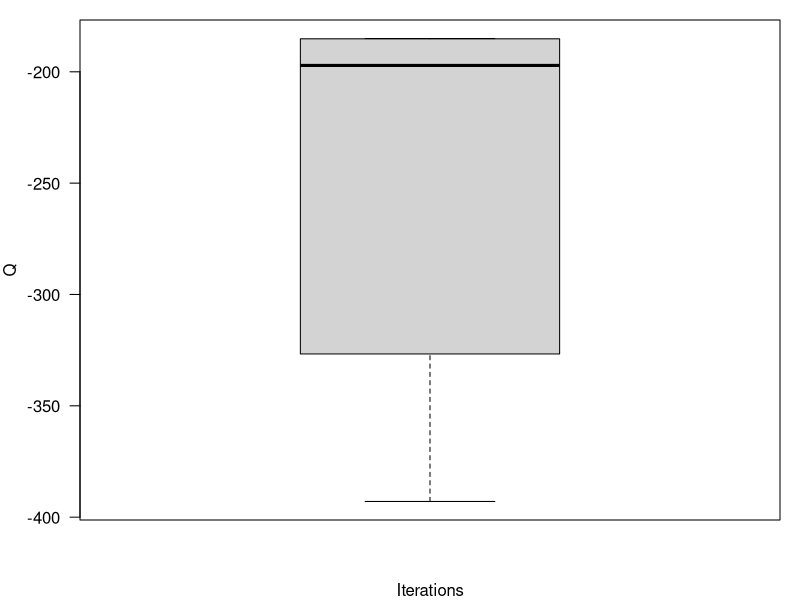
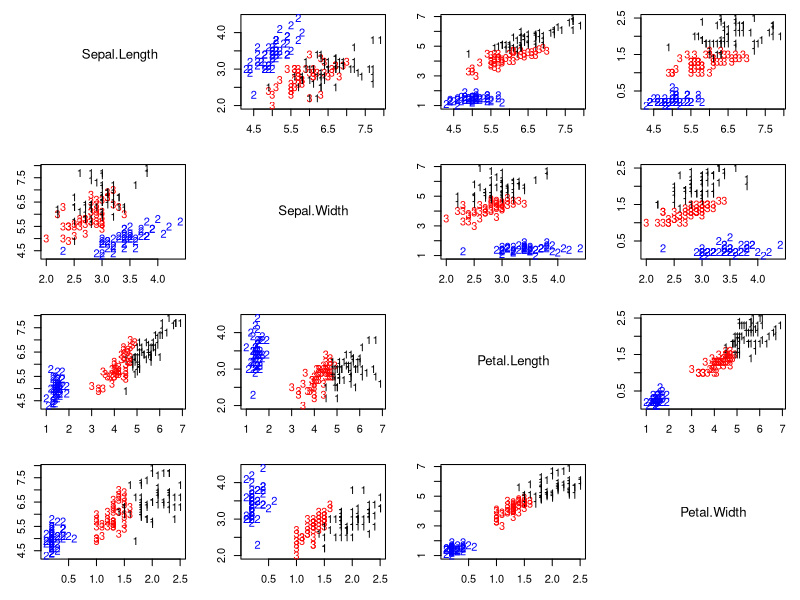
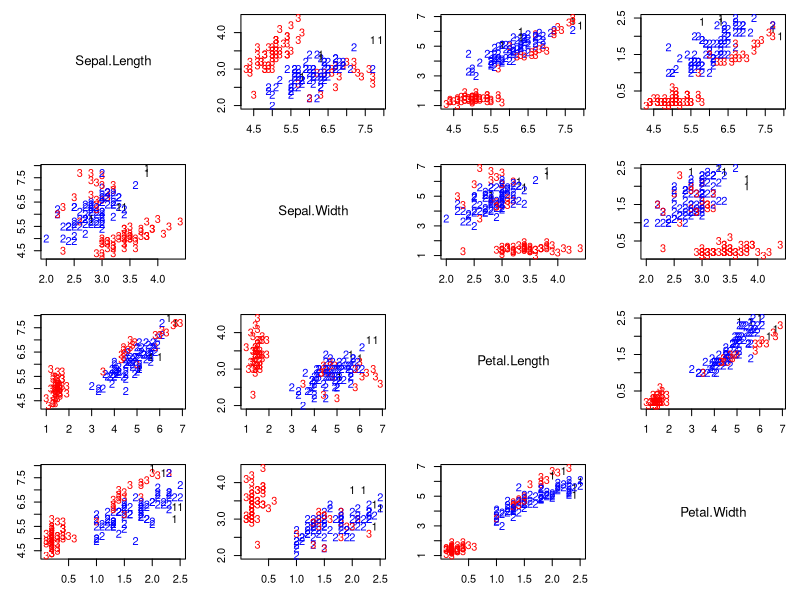
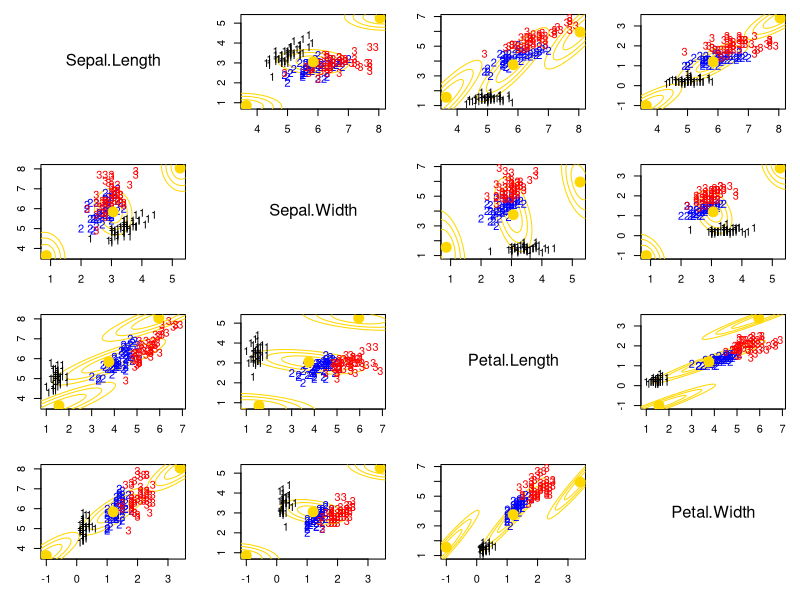

Write R code to recreate these figures, in order. (Note: this script raises an error after producing the figures.)
## ---- chunk 1
#| label: lst-numeric-stability-sample-code
## Consider a mixture of two normal distributions with equal weights (w1 = w2 = 1/2)
## Component 1 has mean 0 and standard deviation 1
## Component 2 has mean 1 and standard deviation 1
## The observation is x = 50
## What is Pr(c = 1 | x)?
dnorm(50, 0, 1)
dnorm(50, 1, 1)
dnorm(50, 0, 1)/(dnorm(50, 0, 1) + dnorm(50, 1, 1))


## What if x=3?  Two ways to do the calculation
## One way:  Direct calculation
z1 = dnorm(3, 0, 1)
z2 = dnorm(3, 1, 1)
z1/(z1+z2)
## A second way:  Compute in the logarithm scale, add b 
## to all values, and then exponentiate before standardizing
lz1 = dnorm(3, 0, 1, log=T)
lz2 = dnorm(3, 1, 1, log=T)
b = 3
exp(lz1+b)/(exp(lz1+b) + exp(lz2+b))

## Going back to the case x - 50:
## Wrong
lz1 = log(dnorm(50, 0, 1))
lz2 = log(dnorm(50, 1, 1))
b = max(lz1, lz2)
exp(lz1-b)/(exp(lz1-b) + exp(lz2-b))
## Wrong
lz1 = log(exp(-0.5*50^2)/sqrt(2*pi))
lz2 = log(exp(-0.5*49^2)/sqrt(2*pi))
b = max(lz1, lz2)
exp(lz1-b)/(exp(lz1-b) + exp(lz2-b))
## Right
lz1 = dnorm(50, 0, 1, log=TRUE)
lz2 = dnorm(50, 1, 1, log=TRUE)
b = max(lz1, lz2)
exp(lz1-b)/(exp(lz1-b) + exp(lz2-b))
## Also right (just more cumbersome)
lz1 = -0.5*log(2*pi) - 0.5*50^2
lz2 = -0.5*log(2*pi) - 0.5*49^2
b = max(lz1, lz2)
exp(lz1-b)/(exp(lz1-b) + exp(lz2-b))
## ---- chunk 2
#| label: lst-multimodality-sample-code-1

## Illustrating the fact that the likelihood for a mixture model is multimodal

### Loading data and setting up global variables
rm(list=ls())
library(mclust)
library(mvtnorm)

### Defining a custom function to create pair plots
### This is an alternative to the R function pairs() that allows for 
### more flexibility. In particular, it allows us to use text to label 
### the points
pairs2 = function(x, col="black", pch=16, labels=NULL, names = colnames(x)){
  n = dim(x)[1]
  p = dim(x)[2]
  par(mfrow=c(p,p))
  for(k in 1:p){
    for(l in 1:p){
      if(k!=l){
        par(mar=c(3,3,1,1)+0.1)
        plot(x[,k], x[,l], type="n", xlab="", ylab="")
        if(is.null(labels)){
          points(x[,k], x[,l], pch=pch, col=col)
        }else{
          text(x[,k], x[,l], labels=labels, col=col)
        }
      }else{
        plot(seq(0,5), seq(0,5), type="n", xlab="", ylab="", axes=FALSE)
        text(2.5,2.5,names[k], cex=1.2)
      }
    }
  }
}


## Setup data
data(iris)
x       = as.matrix(iris[,-5])
n       = dim(x)[1]
p       = dim(x)[2]       # Number of features
KK      = 3
epsilon = 0.0000001
par(mfrow=c(1,1))
par(mar=c(4,4,1,1))
colscale = c("black","blue","red")
shortnam  = c("s","c","g")

# Initialize the parameters of the algorithm
set.seed(63252)

numruns = 15
v.sum   = array(0, dim=c(numruns, n, KK))
QQ.sum  = rep(0, numruns)

for(ss in 1:numruns){
  w   = rep(1,KK)/KK  #Assign equal weight to each component to start with
  #mu  = as.matrix(aggregate(x, list(iris[,5]), mean)[,2:5])  # Initialize in the true values
  #Sigma      = array(0, dim=c(KK,p,p))  #Initial variances are assumed to be the same
  #Sigma[1,,] = var(x[iris[,5]=="setosa",])
  #Sigma[2,,] = var(x[iris[,5]=="versicolor",])
  #Sigma[3,,] = var(x[iris[,5]=="virginica",])
  mu  = rmvnorm(KK, apply(x,2,mean), 3*var(x))   #Cluster centers randomly spread over the support of the data
  Sigma      = array(0, dim=c(KK,p,p))  #Initial variances are assumed to be the same
  Sigma[1,,] = var(x)
  Sigma[2,,] = var(x)
  Sigma[3,,] = var(x)
  
  sw     = FALSE
  QQ     = -Inf
  QQ.out = NULL
  s      = 0
  
  while(!sw){
    ## E step
    v = array(0, dim=c(n,KK))
    for(k in 1:KK){  #Compute the log of the weights
      v[,k] = log(w[k]) + dmvnorm(x, mu[k,], Sigma[k,,], log=TRUE) 
    }
    for(i in 1:n){
      v[i,] = exp(v[i,] - max(v[i,]))/sum(exp(v[i,] - max(v[i,])))  #Go from logs to actual weights in a numerically stable manner
    }
    
    ## M step
    w = apply(v,2,mean)
    mu = matrix(0, nrow=KK, ncol=p)
    for(k in 1:KK){
      for(i in 1:n){
        mu[k,]    = mu[k,] + v[i,k]*x[i,]
      }
      mu[k,] = mu[k,]/sum(v[,k])
    }
    Sigma = array(0,dim=c(KK, p, p))
    for(k in 1:KK){
      for(i in 1:n){
        Sigma[k,,] = Sigma[k,,] + v[i,k]*(x[i,] - mu[k,])%*%t(x[i,] - mu[k,])
      }
      Sigma[k,,] = Sigma[k,,]/sum(v[,k])
    }
    
    ##Check convergence
    QQn = 0
    for(i in 1:n){
      for(k in 1:KK){
        QQn = QQn + v[i,k]*(log(w[k]) + dmvnorm(x[i,],mu[k,],Sigma[k,,],log=TRUE))
      }
    }
    if(abs(QQn-QQ)/abs(QQn)<epsilon){
      sw=TRUE
    }
    QQ = QQn
    QQ.out = c(QQ.out, QQ)
    s = s + 1
  }
  
  v.sum[ss,,] = v
  QQ.sum[ss]  = QQ.out[s]
  print(paste("ss =", ss))
}


## Boxplot of final values of the Q function for all runs of the algorithm
par(mfrow=c(1,1))
par(mar=c(4,4,1,1))
boxplot(QQ.out, ylab="Q", xlab="Iterations",las=2)

## Graphical representation of the best solution 
cc = apply(v.sum[which.max(QQ.sum),,], 1 ,which.max)
colscale = c("black","blue","red")
#pairs(x, col=colscale[cc], pch=cc)
pairs2(x, col=colscale[cc], labels=cc)

## Graphical representation of the worst solution
cc = apply(v.sum[which.min(QQ.sum),,], 1 ,which.max)
colscale = c("black","blue","red")
#pairs(x, col=colscale[cc], pch=cc)
pairs2(x, col=colscale[cc], labels=cc)
## ---- chunk 3
#| label: lst-multimodality-sample-code-2
#| error: true

## Illustrating that the EM might fail for numerical reasons if a component is “numerically empty”

### Loading data and setting up global variables
rm(list=ls())
library(mclust)
library(mvtnorm)
library(ellipse)

## Setup data
data(iris)
x       = as.matrix(iris[,-5])
n       = dim(x)[1]
p       = dim(x)[2]       # Number of features
KK      = 3
epsilon = 0.00000001

# Initialize the parameters of the algorithm
w   = rep(1,KK)/KK  #Assign equal weight to each component to start with
mu  = matrix(0, KK, p)  # Initialize in the true values
mu[1,] = apply(x, 2, mean)
mu[2,] = apply(x, 2, mean) + c(2.2, 2.2, 2.2, 2.2)
mu[3,] = apply(x, 2, mean) + c(-2.2, -2.2, -2.2, -2.2)
Sigma      = array(0, dim=c(KK,p,p))  #Initial variances are assumed to be the same
Sigma[1,,] = var(x)/3
Sigma[2,,] = var(x)/3
Sigma[3,,] = var(x)/3

# Plot the data along with the estimates of the components
colscale = c("black","blue","red")
par(mfrow=c(p,p))
for(k in 1:p){
  for(l in 1:p){
    if(k!=l){
      par(mar=c(3,3,1,1)+0.1)
      plot(x[,k], x[,l], type="n", xlab="", ylab="", xlim=c(min(c(x[,k], mu[,k])),max(c(x[,k], mu[,k]))), ylim=c(min(c(x[,l], mu[,l])),max(c(x[,l], mu[,l]))))
      for(r in 1:KK){
        lines(ellipse(x=Sigma[r,c(k,l),c(k,l)], centre=mu[r,c(k,l)], level=0.50), col="gold1", lty=1, lwd=1)
        lines(ellipse(x=Sigma[r,c(k,l),c(k,l)], centre=mu[r,c(k,l)], level=0.82), col="gold1", lty=1, lwd=1)
        lines(ellipse(x=Sigma[r,c(k,l),c(k,l)], centre=mu[r,c(k,l)], level=0.95), col="gold1", lty=1, lwd=1)
      }
      text(x[,k], x[,l], labels=as.numeric(iris[,5]), col=colscale[iris[,5]])
      points(mu[,k], mu[,l], pch=19, col="gold1", cex=2)
    }else{
      plot(seq(0,5), seq(0,5), type="n", xlab="", ylab="", axes=FALSE)
      text(2.5,2.5,colnames(x)[k], cex=1.5)
    }
  }
}

## Run the EM algorithm.  It will fail in the first iteration
sw     = FALSE
QQ     = -Inf
QQ.out = NULL
s      = 0

while(!sw){
  ## E step
  v = array(0, dim=c(n,KK))
  for(k in 1:KK){  #Compute the log of the weights
    v[,k] = log(w[k]) + dmvnorm(x, mu[k,], Sigma[k,,], log=TRUE) 
  }
  for(i in 1:n){
    v[i,] = exp(v[i,] - max(v[i,]))/sum(exp(v[i,] - max(v[i,])))  #Go from logs to actual weights in a numerically stable manner
  }
  
  ## M step
  w = apply(v,2,mean)
  mu = matrix(0, nrow=KK, ncol=p)
  for(k in 1:KK){
    for(i in 1:n){
      mu[k,]    = mu[k,] + v[i,k]*x[i,]
    }
    mu[k,] = mu[k,]/sum(v[,k])
  }
  Sigma = array(0,dim=c(KK, p, p))
  for(k in 1:KK){
    for(i in 1:n){
      Sigma[k,,] = Sigma[k,,] + v[i,k]*(x[i,] - mu[k,])%*%t(x[i,] - mu[k,])
    }
    Sigma[k,,] = Sigma[k,,]/sum(v[,k])
  }
  
  ##Check convergence
  QQn = 0
  for(i in 1:n){
    for(k in 1:KK){
      QQn = QQn + v[i,k]*(log(w[k]) + dmvnorm(x[i,],mu[k,],Sigma[k,,],log=TRUE))
    }
  }
  if(abs(QQn-QQ)/abs(QQn)<epsilon){
    sw=TRUE
  }
  QQ = QQn
  QQ.out = c(QQ.out, QQ)
  s = s + 1
}

QQn
